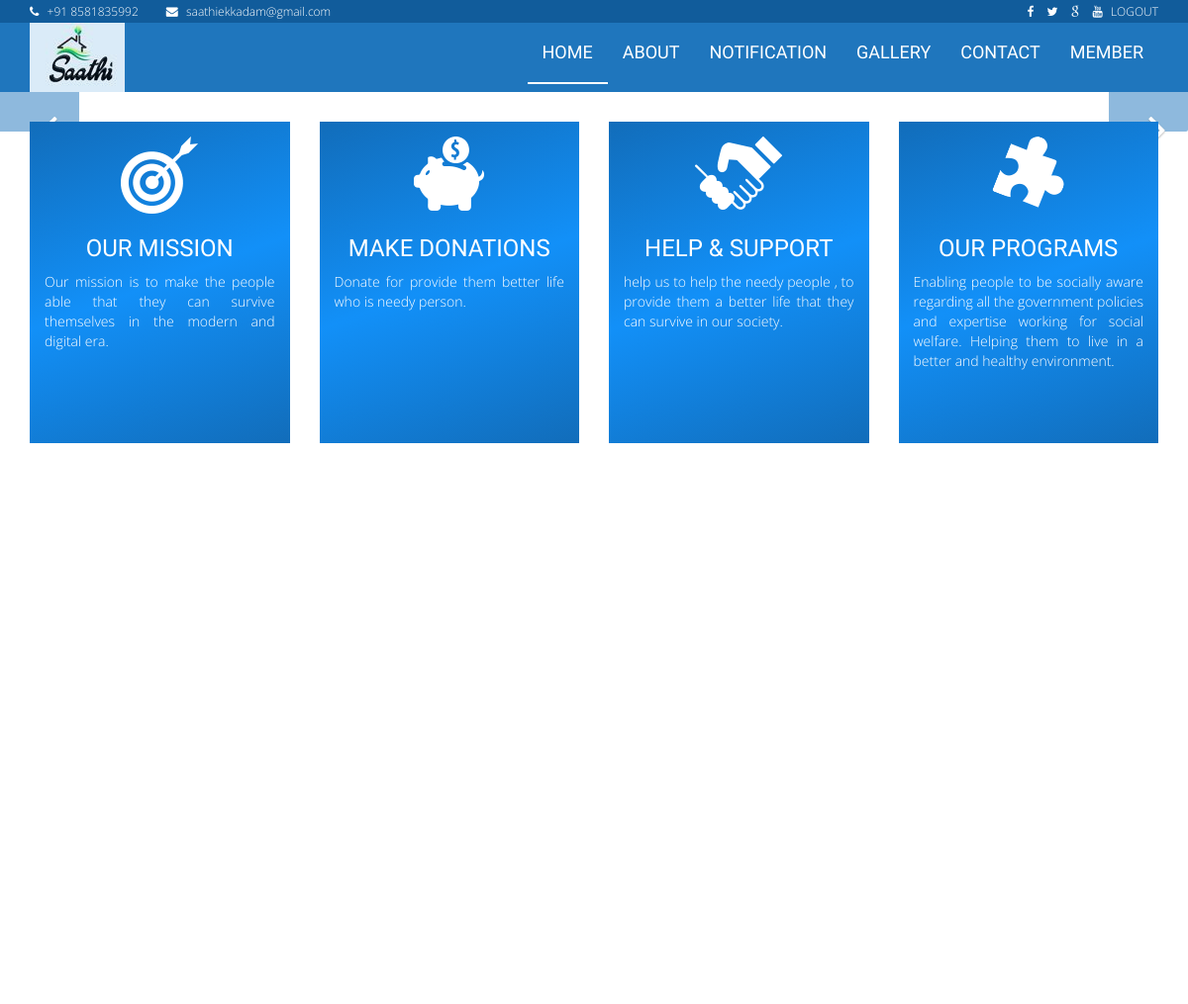
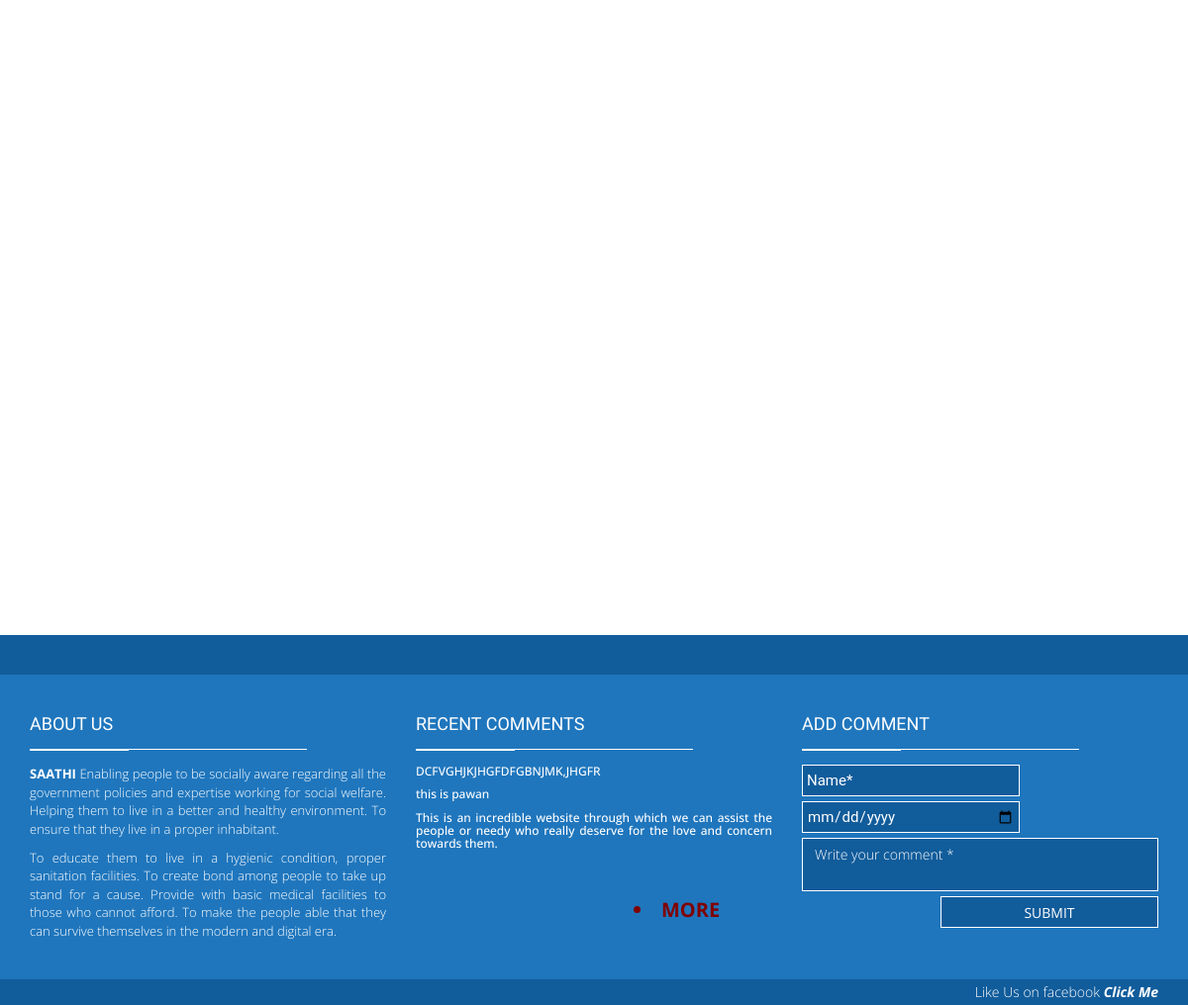
Page /userhome.php (signed in) on the committed database (2 pictures, top to bottom).
### tables this page shows
CREATE TABLE `comment` (
  `id` int(10) NOT NULL,
  `name` varchar(30) NOT NULL,
  `date` date NOT NULL,
  `comm` varchar(200) NOT NULL
);

### userhome.php (the view, shortened to what this page needs)
<!DOCTYPE html>
<html class="no-js">
    <head>
		 <link rel="stylesheet" href="style.css">
        <link rel="stylesheet" href="assets/css/bootstrap.min.css">
        <link rel="stylesheet" href="assets/css/font-awesome.min.css">
        <link rel="stylesheet" href="assets/css/owl.carousel.css">
        <link rel="stylesheet" href="assets/css/style.css">
    </head>
    <body>
    <header class="main-header">
        <nav class="navbar navbar-static-top">
            <div class="navbar-top">
              <div class="container">
                  <div class="row">
                    <div class="col-sm-6 col-xs-12">
                        <ul class="list-unstyled list-inline header-contact">
                            <li> <i class="fa fa-phone"></i> <a href="tel:">+91 8581835992</a> </li>
                             <li> <i class="fa fa-envelope"></i> <a href="mailto:saathiekkadam@gmail.com">saathiekkadam@gmail.com</a> </li>
                       </ul>
                    </div>
                    <div class="col-sm-6 col-xs-12 text-right">
                        <ul class="list-unstyled list-inline header-social">
                            <li> <a href="https://www.facebook.com/saathiekkadam/"> <i class="fa fa-facebook"></i> </a> </li>
                            <li> <a href="https://mobile.twitter.com/saathiekkadam"> <i class="fa fa-twitter"></i>  </a> </li>
                            <li> <a href="#"> <i class="fa fa-google"></i>  </a> </li>
                            <li> <a href="https://m.youtube.com/channel/UCS65DVHfZDjEZP7K7nsRNbQ"> <i class="fa fa-youtube"></i>  </a> </li>
							<a href="ulogout.php">LOGOUT</a>
                       </ul>
                    </div>
                  </div>
              </div>
            </div>
            <div class="navbar-main">
              <div class="container">
                <div class="navbar-header">
                  <a class="logo" href="index.html"><img src="assets/images/logo.jpeg" alt=""></a>
                </div>
                <div id="navbar" class="navbar-collapse collapse pull-right">
                  <ul class="nav navbar-nav">
                    <li><a class="is-active" href="userhome.php">HOME</a></li>
                    <li><a href="about.php">ABOUT</a></li>
                    <li class="has-child"><a href="#">NOTIFICATION</a>
                    </li>
                    <li><a href="gallery.php">GALLERY</a></li>
                    <li><a href="contact.php">CONTACT</a></li>
					<li class="has-child"><a href="#">MEMBER</a>
                  </ul>
                </div>
              </div>
            </div>
        </nav>
    </header>
    <div id="homeCarousel" class="carousel slide carousel-home" data-ride="carousel">
          <ol class="carousel-indicators">
          </ol>
          <a class="left carousel-control" href="#homeCarousel" role="button" data-slide="prev">
          </a>
          <a class="right carousel-control" href="#homeCarousel" role="button" data-slide="next">
          </a>
    </div>
    <div class="section-home about-us fadeIn animated">
        <div class="container">
            <div class="row">
                <div class="col-md-3 col-sm-6">
                  <div class="about-us-col">
                        <div class="col-icon-wrapper">
                          <img src="assets/images/icons/our-mission-icon.png" alt="">
                        </div>
                        <h3 class="col-title">our mission</h3>
                        <div class="col-details">
                          <p>Our mission is to make the people able that they can survive themselves in the modern and digital era.</p>
                        </div>
                  </div>
                </div>
                <div class="col-md-3 col-sm-6">
                  <div class="about-us-col">
                        <div class="col-icon-wrapper">
                          <img src="assets/images/icons/make-donation-icon.png" alt="">
                        </div>
                        <h3 class="col-title">Make donations</h3>
                        <div class="col-details">
                          <p>Donate for provide them better life who is needy person.</p>
                        </div>
                  </div>
                </div>
                <div class="col-md-3 col-sm-6">
                  <div class="about-us-col">
                        <div class="col-icon-wrapper">
                          <img src="assets/images/icons/help-icon.png" alt="">
                        </div>
                        <h3 class="col-title">Help & support</h3>
                        <div class="col-details">
                          <p>help us to help the needy people , to provide them a better life that they can survive in our society.</p>
                        </div>
                  </div>
                </div>
                <div class="col-md-3 col-sm-6">
                  <div class="about-us-col">
                        <div class="col-icon-wrapper">
                          <img src="assets/images/icons/programs-icon.png" alt="">
                        </div>
                        <h3 class="col-title">our programs</h3>
                        <div class="col-details">
                          <p>Enabling people to be socially aware regarding all the government policies and expertise working for social welfare. Helping them to live in a better and healthy environment.</p>
                        </div>
                  </div>
                </div>
            </div>
        </div>
    </div>
    <div class="section-home home-reasons" >
        <div class="container" >
            <div class="row">
                <div class="col-md-6" >
                </div>
                <div class="col-md-6">
                </div>
            </div>
        </div>
    </div>
    <footer class="main-footer">
        <div class="footer-top">
        </div>
        <div class="footer-main">
            <div class="container">
                <div class="row">
                    <div class="col-md-4">
                        <div class="footer-col">
                            <h4 class="footer-title">About us <span class="title-under"></span></h4>
                            <div class="footer-content">
                                <p>
                                    <strong>SAATHI</strong> Enabling people to be socially aware regarding all the government policies and expertise working for social welfare. Helping them to live in a better and healthy environment. To ensure that they live in a proper inhabitant.
                                </p>
                                <p>
                                    To educate them to live in a hygienic condition, proper sanitation facilities. To create bond among people to take up stand for a cause. Provide with basic medical facilities to those who cannot afford. To make the people able that they can survive themselves in the modern and digital era.
                                </p>
                            </div>
                        </div>
                    </div>
                    <div class="col-md-4">
                        <div class="footer-col">
                            <h4 class="footer-title">RECENT COMMENTS<span class="title-under"></span></h4>
                            <div class="footer-content">
								<?php
									$conn=mysqli_connect("localhost","root","","project");
										$sql="select * from comment ORDER BY id DESC LIMIT 3";
										$res=mysqli_query($conn,$sql);
										if(mysqli_num_rows($res)>0)
										{
										while($newArray=mysqli_fetch_array($res,MYSQLI_ASSOC))
										{
											if(strlen($newArray['comm'])>1)
											{
												echo"
												<h6>".$newArray['comm']."</h6>
												";
											}
										}
									}
									else
									{
										echo "No Data Found!!";
									}
								?>
								<br><br>
								<li style="margin-left:220px; color:#800000; font-size:20px"> <a href="u_comm.php"><b> MORE </b> </a></li>
                            </div>
                        </div>
                    </div>
                    <div class="col-md-4">
                        <div class="footer-col">
                            <h4 class="footer-title">Add Comment<span class="title-under"></span></h4>
                            <div class="footer-content">
                                <div class="footer-form">
                                    <div class="footer-form" >
                                    <form action="comment.php" method="POST">
                                        <div class="form-group">
                                            <input type="text" name="name" class="form-control" placeholder="Name*" required>
                                        </div>
                                         <div class="form-group">
                                            <input type="date" name="date" class="form-control" required>
                                        </div>
                                        <div class="form-group">
                                            <textarea name="comm" class="form-control" placeholder="Write your comment *" style="hight:100px"required></textarea>
                                        </div>
                                         <div class="form-group">
                                            <button type="submit" name="submit" class="btn btn-submit pull-right">Submit</button>
                                        </div>
                                    </form>
                                </div>
                                </div>
                            </div>
                        </div>
                    </div>
                    <div class="clearfix"></div>
                </div>
            </div>
        </div>
        <div class="footer-bottom">
            <div class="container text-right">
                Like Us on facebook <a href="https://www.facebook.com/saathiekkadam/"><b><i>Click Me</i></b></a>
            </div>
        </div>
    </footer>
    </body>
</html>

### style.css (style rules this page uses)
body { margin: 0; padding: 0; background: #ffffff; font-size: 16px; font-family: 'Roboto', sans-serif; font-weight: 300; }
.left { position: absolute; top: 0; left: 0; box-sizing: border-box; padding: 40px; width: 300px; height: 400px; }
button { margin-top: 28px; width: 220px; height: 32px; background: #16a085; border: none; border-radius: 2px; color: #FFF; font-family: 'Roboto', sans-serif; font-weight: 500; text-transform: uppercase; transition: 0.1s ease; cursor: pointer; }
textarea { display: block; box-sizing: border-box; margin-bottom: 20px; padding: px; width: 220px; height: 200px; border: none; border-bottom: 1px solid #AAA; font-family: 'Roboto', sans-serif; font-weight: 400; font-size: 15px; transition: 0.2s ease; }
input[type="reset"], input[type="date"], input[type="text"], input[type="password"], input[type="email"], input[type="number"] { display: block; box-sizing: border-box; margin-bottom: 20px; padding: 4px; width: 220px; height: 32px; border: none; border-bottom: 1px solid #AAA; font-family: 'Roboto', sans-serif; font-weight: 400; font-size: 15px; transition: 0.2s ease; }
.right { position: absolute; top: 0; right: 0; box-sizing: border-box; padding: 40px; width: 300px; height: 400px; background-size: cover; background-position: center; border-radius: 0 2px 2px 0; }
.logo { opacity:.9; }
h3 { margin-top:20px; font-size:32px; }

### rows in the picture
comment: comm "DCFVGHJKJHGFDFGBNJMK,JHGFR"
comment: comm "this is pawan"
comment: comm "This is an incredible website through which we can assist the people or needy who really deserve for the love and concern towards them."
